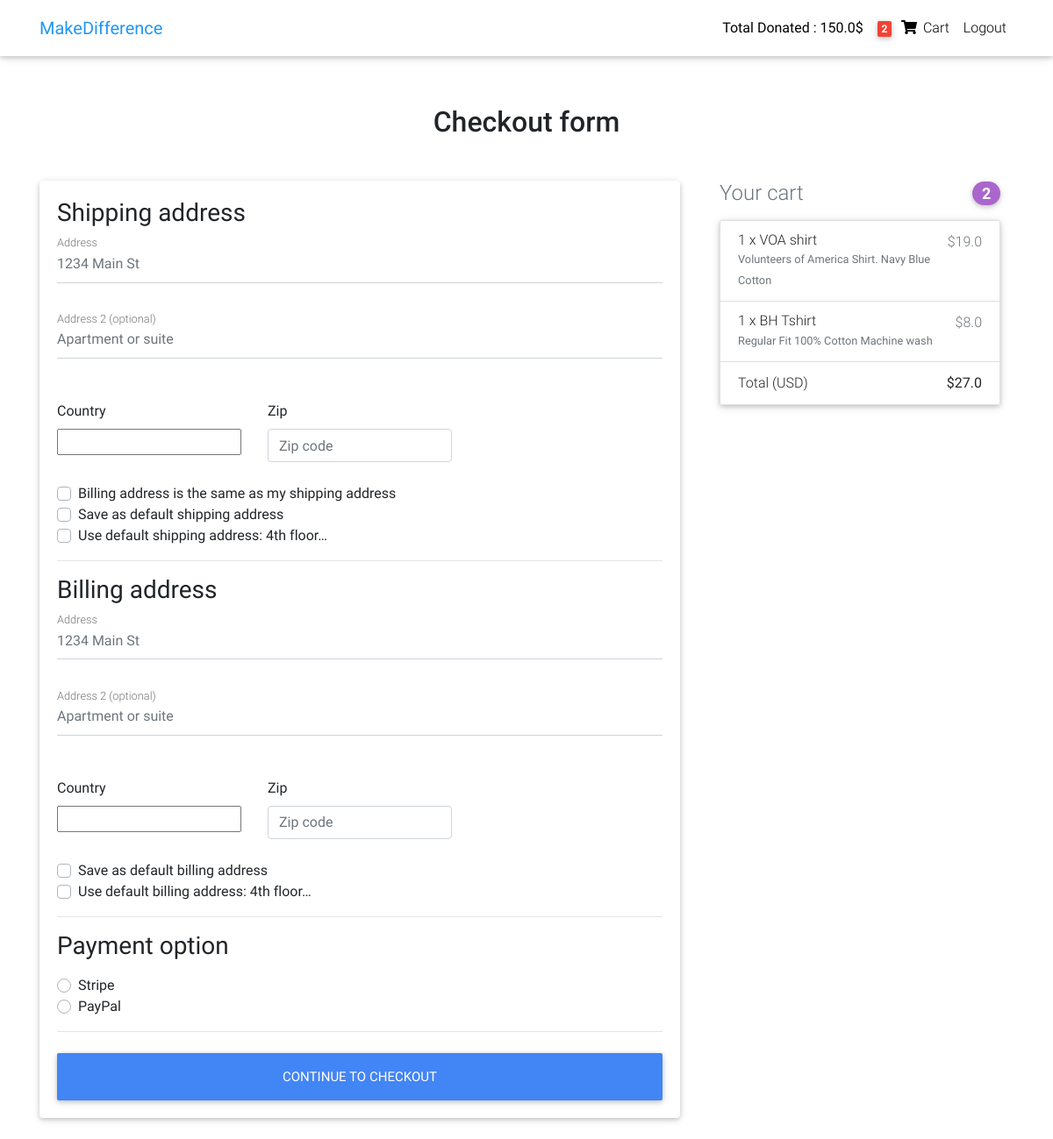
/checkout/ (signed in), run on an earlier commit of the app's database.
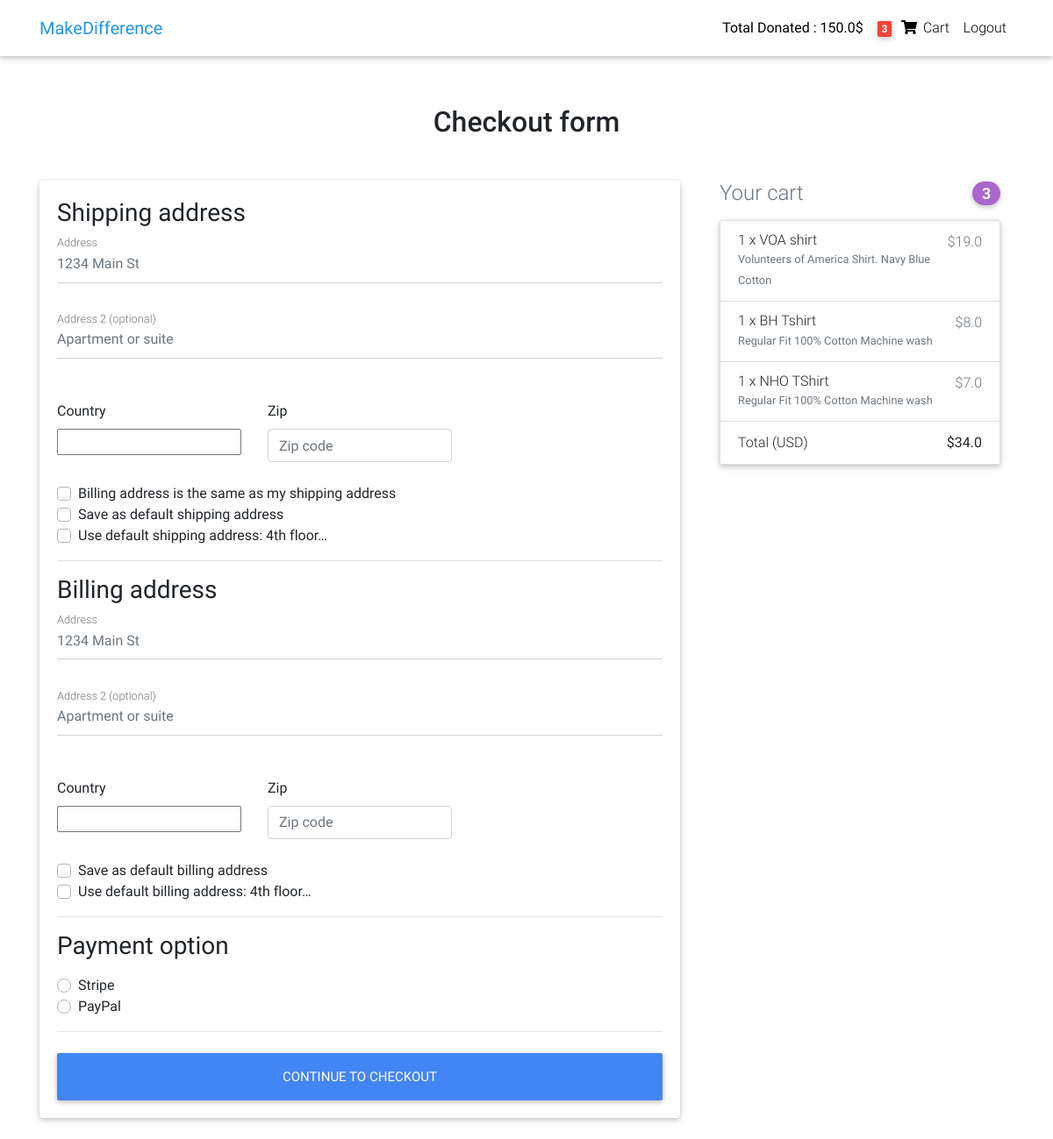
And on a later commit of the database.
### core/models.py (models this page shows, shortened)
class Order(models.Model):
    user = models.ForeignKey(settings.AUTH_USER_MODEL,
                             on_delete=models.CASCADE)
    ref_code = models.CharField(max_length=20, blank=True, null=True)
    items = models.ManyToManyField(OrderItem)
    start_date = models.DateTimeField(auto_now_add=True)
    ordered_date = models.DateTimeField()
    ordered = models.BooleanField(default=False)
    shipping_address = models.ForeignKey(
        'Address', related_name='shipping_address', on_delete=models.SET_NULL, blank=True, null=True)
    billing_address = models.ForeignKey(
        'Address', related_name='billing_address', on_delete=models.SET_NULL, blank=True, null=True)
    payment = models.ForeignKey(
        'Payment', on_delete=models.SET_NULL, blank=True, null=True)
    coupon = models.ForeignKey(
        'Coupon', on_delete=models.SET_NULL, blank=True, null=True)
    being_delivered = models.BooleanField(default=False)
    received = models.BooleanField(default=False)
    refund_requested = models.BooleanField(default=False)
    refund_granted = models.BooleanField(default=False)
    '''
    1. Item added to cart
    2. Adding a billing address
    (Failed checkout)
    3. Payment
    (Preprocessing, processing, packaging etc.)
    4. Being delivered
    5. Received
    6. Refunds
    '''
    def get_total(self):
        total = 0
        for order_item in self.items.all():
            total += order_item.get_final_price()
        if self.coupon:
            total -= self.coupon.amount
        return total

class OrderItem(models.Model):
    user = models.ForeignKey(settings.AUTH_USER_MODEL,
                             on_delete=models.CASCADE)
    ordered = models.BooleanField(default=False)
    item = models.ForeignKey(Item, on_delete=models.CASCADE)
    quantity = models.IntegerField(default=1)
    def get_total_discount_item_price(self):
        return self.quantity * self.item.discount_price
    def get_final_price(self):
        if self.item.discount_price:
            return self.get_total_discount_item_price()
        return self.get_total_item_price()

class Item(models.Model):
    title = models.CharField(max_length=100)
    price = models.FloatField()
    discount_price = models.FloatField(blank=True, null=True)
    category = models.CharField(choices=CATEGORY_CHOICES, max_length=2)
    label = models.CharField(choices=LABEL_CHOICES, max_length=1)
    slug = models.SlugField()
    description = models.TextField()
    image = models.ImageField()
    org = models.ForeignKey(
        OrgProfile, on_delete=models.CASCADE, null=True)

class UserProfile(models.Model):
    user = models.OneToOneField(
        settings.AUTH_USER_MODEL, on_delete=models.CASCADE)
    stripe_customer_id = models.CharField(max_length=50, blank=True, null=True)
    one_click_purchasing = models.BooleanField(default=False)
    total_amt = models.FloatField(null=True)
    twitter = models.URLField(null=True)

### core/views.py (the view, shortened to what this page needs)
# urls.py: path('checkout/', CheckoutView.as_view(), name='checkout'),
class CheckoutView(View):
    def get(self, *args, **kwargs):
        try:
            order = Order.objects.get(user=self.request.user, ordered=False)
            form = CheckoutForm()
            context = {
                'form': form,
                'couponform': CouponForm(),
                'order': order,
                'DISPLAY_COUPON_FORM': True
            }
            shipping_address_qs = Address.objects.filter(
                user=self.request.user,
                address_type='S',
                default=True
            )
            if shipping_address_qs.exists():
                context.update(
                    {'default_shipping_address': shipping_address_qs[0]})
            billing_address_qs = Address.objects.filter(
                user=self.request.user,
                address_type='B',
                default=True
            )
            if billing_address_qs.exists():
                context.update(
                    {'default_billing_address': billing_address_qs[0]})
            return render(self.request, "checkout.html", context)
        except ObjectDoesNotExist:
            messages.info(self.request, "You do not have an active order")
            return redirect("core:checkout")

### core/forms.py
class CheckoutForm(forms.Form):
    shipping_address = forms.CharField(required=False)
    shipping_address2 = forms.CharField(required=False)
    shipping_country = CountryField(blank_label='(select country)').formfield(
        required=False,
        widget=CountrySelectWidget(attrs={
            'class': 'custom-select d-block w-100',
        }))
    shipping_zip = forms.CharField(required=False)
    billing_address = forms.CharField(required=False)
    billing_address2 = forms.CharField(required=False)
    billing_country = CountryField(blank_label='(select country)').formfield(
        required=False,
        widget=CountrySelectWidget(attrs={
            'class': 'custom-select d-block w-100',
        }))
    billing_zip = forms.CharField(required=False)
    same_billing_address = forms.BooleanField(required=False)
    set_default_shipping = forms.BooleanField(required=False)
    use_default_shipping = forms.BooleanField(required=False)
    set_default_billing = forms.BooleanField(required=False)
    use_default_billing = forms.BooleanField(required=False)
    payment_option = forms.ChoiceField(
        widget=forms.RadioSelect, choices=PAYMENT_CHOICES)

### templates/checkout.html (shortened to what the changed rows need)
{% extends "base.html" %}
{% load crispy_forms_tags %}
{% block content %}
<main>
  <div class="container wow fadeIn">
    <h2 class="my-5 h2 text-center">Checkout form</h2>
    <div class="row">
      <div class="col-md-8 mb-4">
        <div class="card">
          <form method="POST" class="card-body">
            <div class="d-block my-3">
              {% for value, name in form.fields.payment_option.choices %}
              <div class="custom-control custom-radio">
                <label class="custom-control-label" for="{{ name }}">{{ name }}</label>
              </div>
              {% endfor %}
            </div>
          </form>
        </div>
      </div>
      <div class="col-md-4 mb-4">
        {% include "order_snippet.html" %}
      </div>
    </div>
  </div>
</main>
{% endblock content %}

### templates/navbar.html (shortened to what this page needs)
{% load cart_template_tags %}
<nav class="navbar fixed-top navbar-expand-lg navbar-light white scrolling-navbar">
  <div class="container">
    <a class="navbar-brand waves-effect" href="/">
      <strong class="blue-text">MakeDifference</strong>
    </a>
    <div class="collapse navbar-collapse" id="navbarSupportedContent">
      <ul class="navbar-nav nav-flex-icons">
        {% if request.user.is_authenticated %}
        <li class="nav-item">
          <a href="{{request.user|tweet}}" class="nav-link waves-effect" data-toggle="tooltip" data-placement="bottom"
            title="Tweet This!">
            <strong class="clearfix d-none d-sm-inline-block">Total Donated : {{ request.user|total_amount }}$ </strong>
          </a>
        </li>
        <li class="nav-item">
          <a href="{% url 'core:order-summary' %}" class="nav-link waves-effect">
            <span class="badge red z-depth-1 mr-1"> {{ request.user|cart_item_count }} </span>
            <i class="fas fa-shopping-cart"></i>
            <span class="clearfix d-none d-sm-inline-block"> Cart </span>
          </a>
        </li>
        <li class="nav-item">
          <a class="nav-link waves-effect" href="{% url 'account_logout' %}">
            <span class="clearfix d-none d-sm-inline-block"> Logout </span>
          </a>
        </li>
        {% endif %}
      </ul>
    </div>
  </div>
</nav>

### templates/order_snippet.html (shortened to what this page needs)
<div class="col-md-12 mb-4">
    <h4 class="d-flex justify-content-between align-items-center mb-3">
        <span class="text-muted">Your cart</span>
        <span class="badge badge-secondary badge-pill">{{ order.items.count }}</span>
    </h4>
    <ul class="list-group mb-3 z-depth-1">
        {% for order_item in order.items.all %}
        <li class="list-group-item d-flex justify-content-between lh-condensed">
            <div>
                <h6 class="my-0">{{ order_item.quantity }} x {{ order_item.item.title}}</h6>
                <small class="text-muted">{{ order_item.item.description}}</small>
            </div>
            <span class="text-muted">${{ order_item.get_final_price }}</span>
        </li>
        {% endfor %}
        <li class="list-group-item d-flex justify-content-between">
            <span>Total (USD)</span>
            <strong>${{ order.get_total }}</strong>
        </li>
    </ul>
</div>

What changed in the data, as far as the page shows it:
changed Order: items.count "2" → "3"; get_total "27.0" → "34.0"
added OrderItem: quantity "1", item "NHO TShirt", item.description "Regular Fit 100% Cotton Machine wash", get_final_price "7.0"
Also different on the page:
{{ request.user|cart_item_count }}: "2" → "3"
